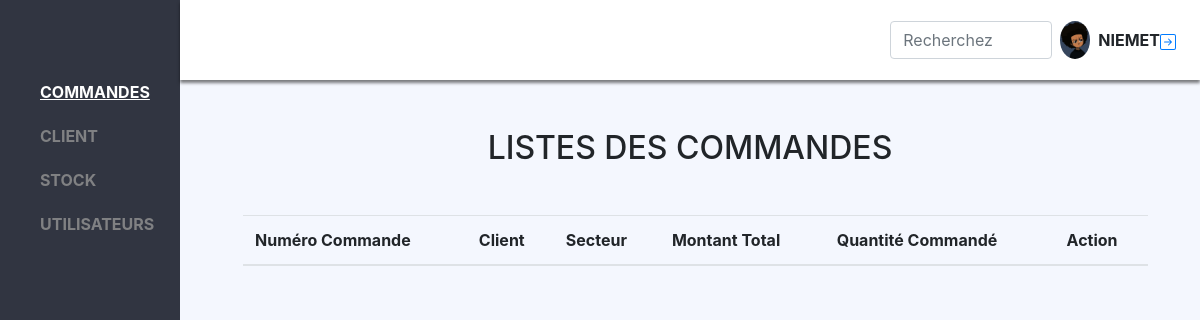
Page /view/admin/commande.php (signed in) on the earlier database version.
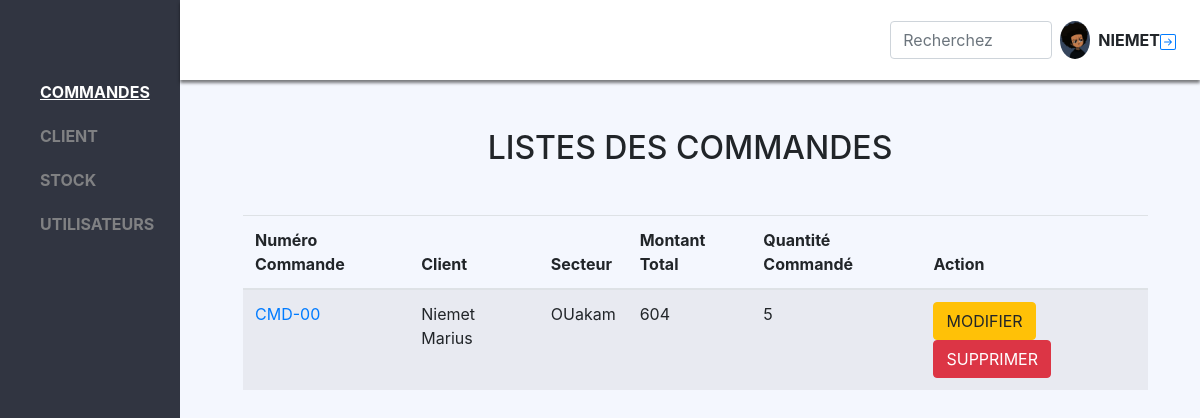
Same page on the later database version.
### tables this page shows
CREATE TABLE `commande` (
  `idCommande` int(11) NOT NULL,
  `numCommande` varchar(255) NOT NULL,
  `idClient` int(11) NOT NULL,
  `idSecteur` int(11) NOT NULL,
  `total` varchar(255) NOT NULL,
  `Quantite` int(11) NOT NULL
);

CREATE TABLE `client` (
  `idClient` int(11) NOT NULL,
  `nomClient` varchar(255) NOT NULL,
  `prenomClient` varchar(255) NOT NULL,
  `Telephone` varchar(100) NOT NULL
);

CREATE TABLE `section` (
  `idSection` int(11) NOT NULL,
  `libelleSection` varchar(255) NOT NULL,
  `prixSection` int(11) NOT NULL
);

### model/commandeModel.php (called while the page is built, shortened)
<?php
    require_once('bdd.php');
    function getAllCommande(){
        global $bdd;
        $req = "SELECT * FROM commande, client, section WHERE commande.idClient=client.idClient AND idSecteur=idSection";
        return $bdd->query($req)->fetchAll();
    }

### view/admin/commande.php (the view, shortened to what this page needs)
<?php
    include_once('index.php');
    require_once('../../model/commandeModel.php');
    $commandes = getAllCommande();
?>
<div class="content  pt-5" style=" width: 85%; margin-top:81px; position: absolute; left: 15%;">
        <h2 class="text-center mb-3">LISTES DES COMMANDES</h2>
        <div class="container-list-product col-md-11 ml-5 mt-5">
        <table class="table table-striped">
            <thead>
                <tr>
                <th scope="col">Numéro Commande</th>
                <th scope="col">Client</th>
                <th scope="col">Secteur</th>
                <th scope="col">Montant Total</th>
                <th scope="col">Quantité Commandé</th>
                <th scope="col">Action</th>
                </tr>
            </thead>
            <tbody>
            <?php
                foreach ($commandes as $commande) {
                    ?>
                    <tr>
                            <td>
                            <a href=""><?= $commande['numCommande']?></a>
                            </td>
                        <td>
                            <?= $commande['nomClient']?> &nbsp;  <?= $commande['prenomClient']?>
                        </td>
                        <td> <?= $commande['libelleSection']?></td>
                        <td> <?= $commande['total']?></td>
                        <td> <?= $commande['Quantite']?></td>
                        <td>
                            <button class="btn btn-warning">MODIFIER</button>
                            <button class="btn btn-danger">SUPPRIMER</button>
                        </td>
                    </tr>
                    <?php
                }
            ?>
            </tbody>
            </table>
        </div>
</div>

Differences in the rows shown:
added commande: numCommande "CMD-00", idClient.nomClient "Niemet", idClient.prenomClient "Marius", idSecteur.libelleSection "OUakam", total "604", Quantite "5"
